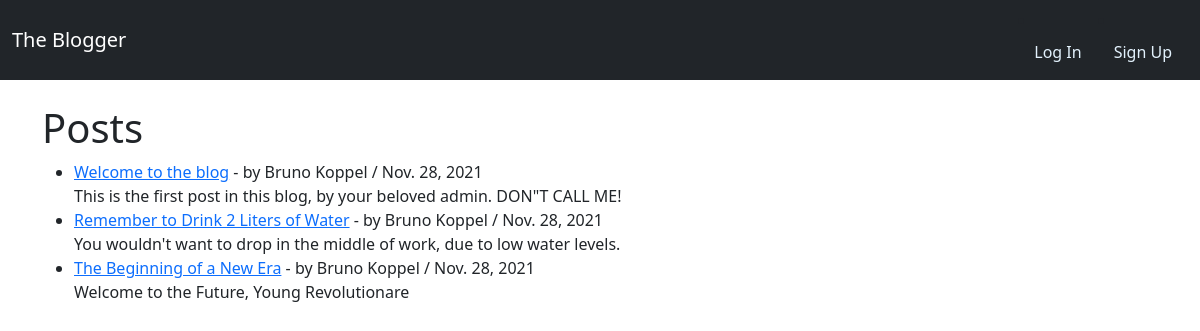
The app's page /, older data.
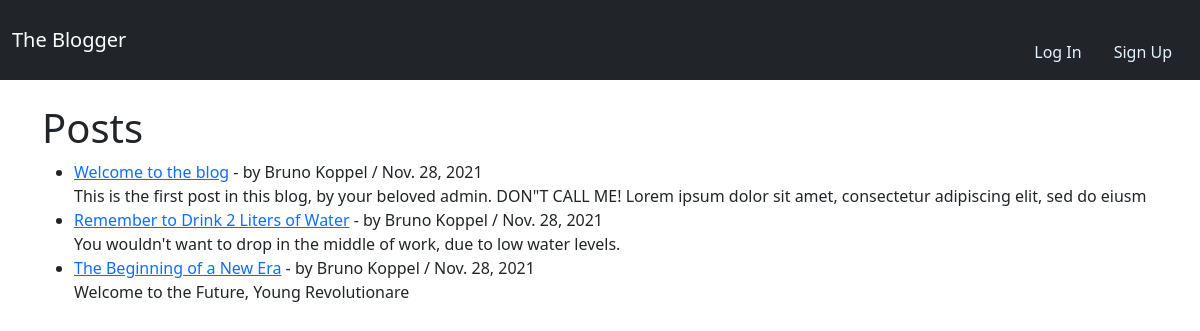
The same page, newer data.
### blogfeed/models.py (models this page shows, shortened)
class Post(models.Model):
  title = models.CharField(max_length=255)
  title_tag = models.CharField(max_length=255, default="the blogger")
  post_date = models.DateField(auto_now_add=True)
  author = models.ForeignKey(User, on_delete=models.CASCADE)
  body = models.TextField()
  date_added = models.DateTimeField(auto_now_add=True)
  category = models.CharField(max_length=255, default='uncategorized')

### blogfeed/views.py (the view)
# urls.py: path('', HomeView.as_view(), name="home"),
class HomeView(ListView):
  model = Post
  template_name = 'home.html'
  ordering=['-post_date']

### blogfeed/templates/home.html (shortened to what this page needs)
{% extends 'base.html' %}
{% block content %}
<h1>Posts</h1>
<ul>
{% for post in object_list %}
  <li>
    <a href="{% url 'post_details' post.pk %}">{{ post.title }}</a>
     - by {{ post.author.first_name }} {{ post.author.last_name }}  / {{ post.post_date }}
    <br/>
    {{ post.body | slice:":150" | safe }}
  </li>
{% endfor %}
</ul>
{% endblock %}

Row changes from the older to the newer data that the page shows:
changed Post "Welcome to the blog": body "This is the first post in this blog, by your beloved admin. DON\"T CALL ME!" → "This is the first post in this blog, by your beloved admin. DON\"T CALL ME! Lorem ipsum dolor sit amet, consectetur adipiscing elit, sed do eiusm"
